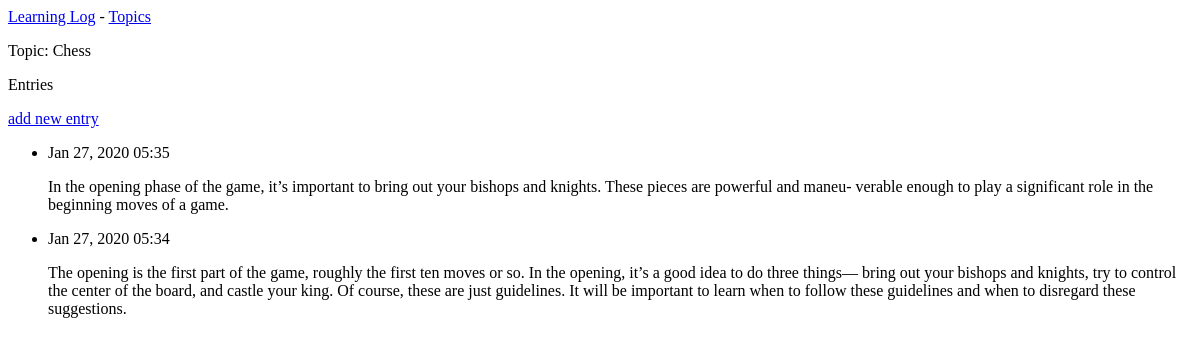
The page /topics/1 on the database as committed earlier.
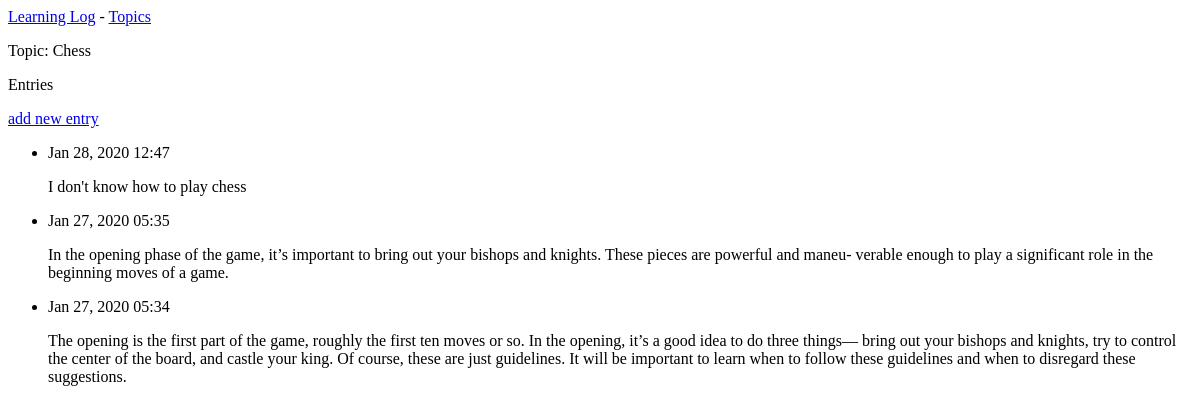
The same page on the database as committed later.
### learning_logs/models.py (models this page shows, shortened)
class Topic(models.Model):
    text = models.CharField(max_length=200)
    date_added = models.DateTimeField(auto_now_add=True)
    def __str__(self):
        return self.text

class Entry(models.Model):
    topic = models.ForeignKey(Topic , on_delete=models.PROTECT)
    text = models.TextField()
    date_added = models.DateTimeField(auto_now_add=True)
    class Meta:
        verbose_name_plural = 'entries'

### learning_logs/views.py (the view)
# urls.py: path('topics/<topic_id>', views.topic, name='topic'),
def topic(request, topic_id):
    topic = Topic.objects.get(id=topic_id)
    entries = topic.entry_set.order_by('-date_added')
    context = {'topic':topic, 'entries': entries}
    return render(request, 'learning_logs/topic.html', context)

### learning_logs/templates/learning_logs/topic.html
{% extends 'learning_logs/base.html' %}
{% block content %}
    <p>Topic: {{ topic }}</p>
    <p>Entries</p>
    <p>
        <a href="{% url 'learning_logs:new_entry' topic.id %}">add new entry</a>
    </p>
    <ul>
        {% for entry in entries %}
            <li>
                <p>{{ entry.date_added | date:'M d, Y H:i' }}</p>
                <p>{{ entry.text | linebreaks }}</p>
            </li>
        {% empty %}
            <li>
                There are no entries for this topic yet.
            </li>
        {% endfor %}
    </ul>
{% endblock content %}

### learning_logs/templates/learning_logs/base.html
<p>
    <a href="{% url 'learning_logs:index' %}">Learning Log</a> -
    <a href="{% url 'learning_logs:topics' %}">Topics</a>
</p>
{% block content %}{% endblock content %}

Rows that differ between the two databases and show on the page:
added Entry: date_added "Jan 28, 2020 12:47", text "I don't know how to play chess"
